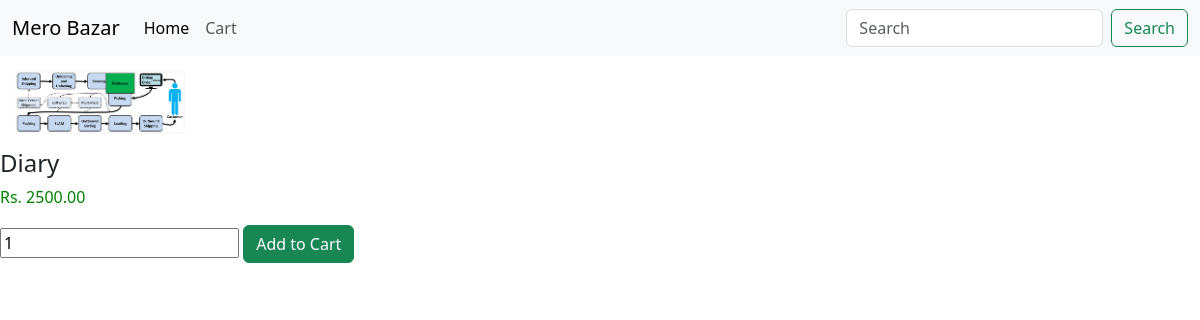
Screenshot of /product/2/ with the database file from the repository.
### catalog/models.py (models this page shows, shortened)
class Product(models.Model):
    name=models.CharField(max_length=255)
    price=models.DecimalField(max_digits=10,decimal_places=2)
    category=models.ForeignKey(Category,on_delete=models.CASCADE)
    photo=models.FileField(upload_to='uploads/')

### catalog/views.py (the view)
# urls.py: path('product/<int:id>/',views.product_detail,name="product_detail"),
def product_detail(request,id):
    product=Product.objects.get(id=id)
    return render(request,'product_detail.html',{'product':product})

### catalog/templates/product_detail.html (shortened to what this page needs)
{% extends "base.html" %}
{% block detail %}
<div class="Container">
    <div class="Row">
        <div class="col-md-4">
            <img src="{{product.photo.url}}" alt="{{product.name}}" style="width: 200px; height: auto;">
        </div>
        <div class="col-md-8">
            <p class="h4">{{product.name}}</p>
            <p style="color: green;"> Rs. {{product.price}}</p>
            <form method="post" action="/add/to/cart/{{product.id}}/">
                <input type="number" name="quantity" id="quantity" placeholder="add quantity" value="1">
                <input type="submit" class="btn btn-success" value="Add to Cart">
            </form>
        </div>
    </div>
</div>
{% endblock %}

### rows the page displays
Product: photo (picture), name "Diary", price "2500.00"
